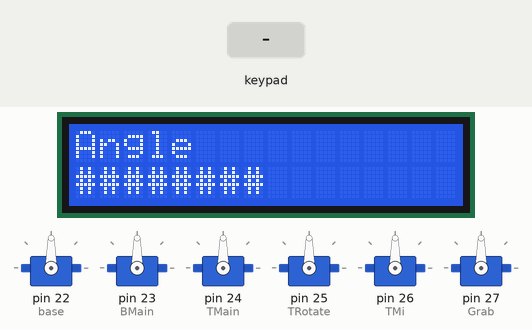
Simulated run of this sketch. Board: Arduino Mega 2560, built with avr-gcc and run on an emulated ATmega2560. On the bench: 6 × servo, 16×2 character LCD. The test bench sets the inputs (shaded band).

Above: at 1.3 s.
1.4 s: keypad keys # # # # # # # # * pressed 0.4 s apart
At 5.1 s:
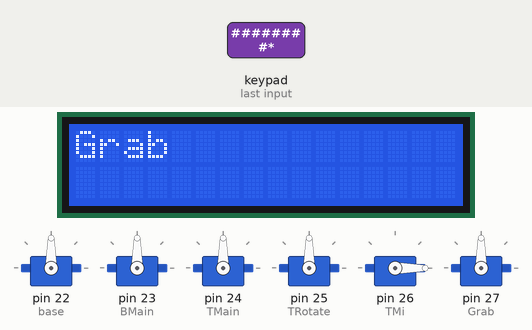
6.5 s: keypad keys 9 8 7 6 A pressed 0.4 s apart
At 8.9 s:
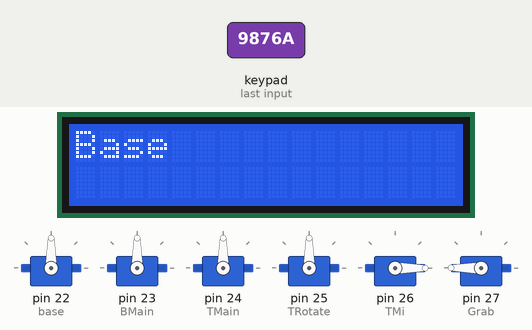
10.0 s: keypad keys 9 8 7 6 D pressed 0.4 s apart
At 12.9 s:
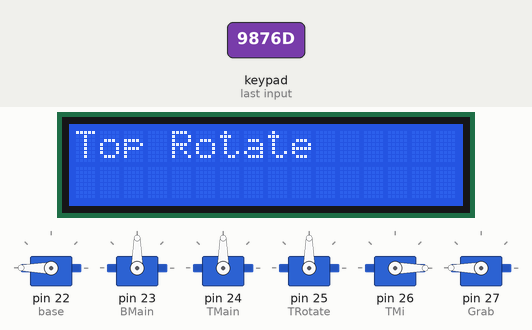
13.5 s: key '1' pressed
At 14.2 s:
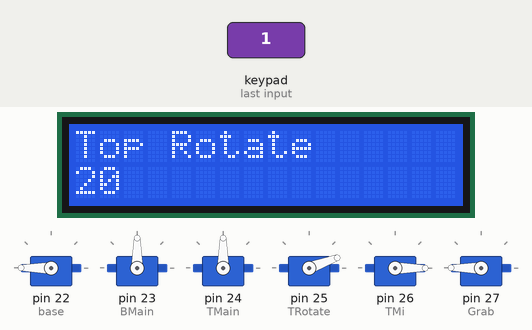
15.0 s: key 'B' pressed
At 15.5 s:
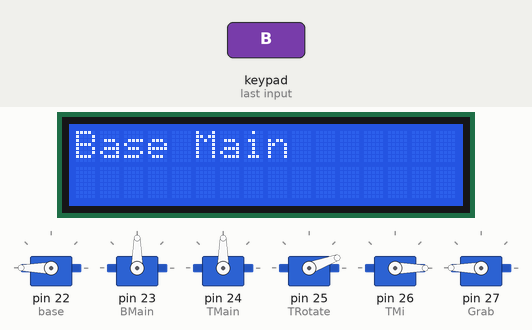
16.5 s: key '2' pressed
At 17.5 s:
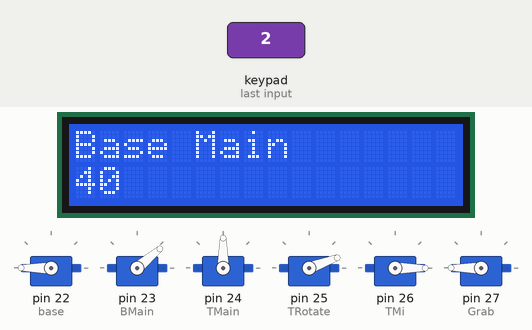
Timing chart, 0 to 19.0 s (numbered marks = the images above; inputs shaded):
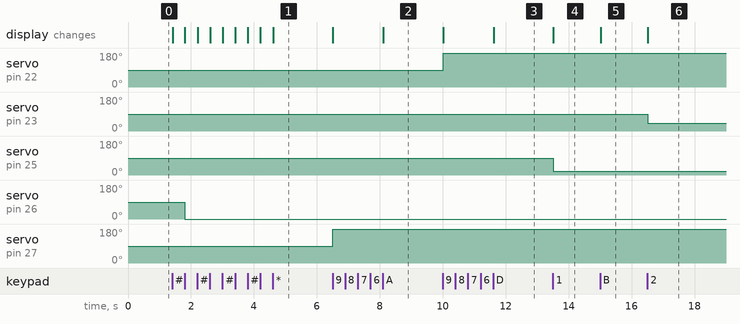

Measured:
- after the input at 1.4 s, servo on pin 26 (TMi): 90° → 0° after 0.41 s; the display: first changes at once (image 1 shows a later state)
- after the input at 6.5 s, servo on pin 27 (Grab): 90° → 180° at once; the display: first changes at once (image 2 shows a later state)
- after the input at 10.0 s, servo on pin 22 (base): 90° → 180° at once; the display: first changes at once (image 3 shows a later state)
- after the input at 13.5 s, servo on pin 25 (TRotate): 90° → 20° at once; the display: changes at once (image 4)
- after the input at 15.0 s, the display: changes at once (image 5)
- after the input at 16.5 s, servo on pin 23 (BMain): 90° → 40° at once; the display: changes at once (image 6)

The sketch:

MY.ino
```cpp
int pressed = -1;
int x = -1;
int y = -1;
int w = -1;
int z = -1;
int m = -1;
int n = -1;
//////////////////////////////////////////////////////////////////
#include <Wire.h>
#include <LiquidCrystal_I2C.h>
LiquidCrystal_I2C lcd(0x3F, 16, 2);
/////////////////////////////////////////////////////////////////////
#include <Servo.h>
Servo base;
Servo BMain;
Servo TMain;
Servo TRotate;
Servo TMi;
Servo Grab;
String Snames[6] = {"Base", "Base Main", "Top Main", "Top Rotate", "Top Main", "Grab"};
//////////////////////////////////////////////////////////////////////
#include <Keypad.h>
char keymap[4][4] =
{
  {'1', '2', '3', 'A'},
  {'4', '5', '6', 'B'},
  {'7', '8', '9', 'C'},
  {'*', '0', '#', 'D'}
};
byte rPins[4] = {9, 8, 7, 6};
byte cPins[4] = {5, 4, 3, 2};
Keypad kpd = Keypad(makeKeymap(keymap), rPins, cPins, 4, 4);
/////////////////////////////////////////////////////////////////////////////////
////////////////////////////////////////////////////////////////////////////////////
void setup() {
  Serial.begin(9600);
  pinMode(36, INPUT_PULLUP);
  /////////////////////////////////////////////////////////////
  pinMode(12, INPUT);
  digitalWrite(8, HIGH);
  pinMode(11, INPUT);
  digitalWrite(7, HIGH);
  pinMode(10, INPUT);
  digitalWrite(6, HIGH);
  /////////////////////////////////////////////////////////
  base.attach(22);
  BMain.attach(23);
  TMain.attach(24);
  TRotate.attach(25);
  TMi.attach(26);
  Grab.attach(27);
  base.write(90);
  BMain.write(90);
  TMain.write(90);
  TRotate.write(90);
  TMi.write(90);
  Grab.write(90);
  ///////////////////////////////////////////////////////////////////
  lcd.init();
  lcd.init();
  lcd.backlight();
  lcd.setCursor(0, 0);
  lcd.print("Angle");
  lcd.setCursor(0, 1);
  lcd.print("########");
}
//////////////////////////////////////////////////////////////
////////////////////////////////////////////////////////////////////////
void loop() {
  char forcase = kpd.getKey();
  if (forcase != NO_KEY)
  {
    switch (forcase) {
      case 'A': {
          lcd.clear();
          lcd.setCursor(0, 0);
          lcd.print("Base");
          int a = kpd.waitForKey() - 48;
          int angle1 = map(a, 0, 9, 0, 180);
          base.write(angle1);
          lcd.setCursor(0, 1);
          lcd.print(angle1);
          break;
        }
      case 'B': {
          lcd.clear();
          lcd.setCursor(0, 0);
          lcd.print("Base Main");
          int b = kpd.waitForKey() - 48;
          int angle2 = map(b, 0, 9, 0, 180);
          BMain.write(angle2);
          lcd.setCursor(0, 1);
          lcd.print(angle2);
          break;
        }
      case 'C': {
          lcd.clear();
          lcd.setCursor(0, 0);
          lcd.print("Top Main");
          int c = kpd.waitForKey() - 48;
          int angle3 = map(c, 0, 9, 0, 180);
          TMain.write(angle3);
          lcd.setCursor(0, 1);
          lcd.print(angle3);
          break;
        }
      case 'D': {
          lcd.clear();
          lcd.setCursor(0, 0);
          lcd.print("Top Rotate");
          int d = kpd.waitForKey() - 48;
          int angle4 = map(d, 0, 9, 0, 180);
          TRotate.write(angle4);
          lcd.setCursor(0, 1);
          lcd.print(angle4);
          break;
        }
      case '#': {
          lcd.clear();
          lcd.setCursor(0, 0);
          lcd.print("Top Min");
          int e = kpd.waitForKey() - 48;
          int angle5 = map(e, 0, 9, 0, 180);
          TMi.write(angle5);
          lcd.setCursor(0, 1);
          lcd.print(angle5);
          break;
        }
      case '*': {
          lcd.clear();
          lcd.setCursor(0, 0);
          lcd.print("Grab");
          int f = kpd.waitForKey() - 48;
          int angle6 = map(f, 0, 9, 0, 180);
          Grab.write(angle6);
          lcd.setCursor(0, 1);
          lcd.print(angle6);
          break;
        }
    }
  }
  /*int angle = 90;
    while (angle < 180 && angle > 0) {
    x = map(analogRead(0), 0, 1023, -10, 10);
    y = map(analogRead(1), 0, 1023, -10, 10);
    w = map(analogRead(2), 0, 1023, -10, 10);
    z = map(analogRead(3), 0, 1023, -10, 10);
    m = map(analogRead(6), 0, 1023, -10, 10);
    n = map(analogRead(7), 0, 1023, -10, 10);
    if (y < -2 || y > 2) {
      angle = angle + y ;
      angle = constrain(angle, 1, 179);
      Serial.println(angle);
      base.write(angle);
      delay(30);
    }
    if (x < -2 || x > 2) {
      angle = angle + x;
      angle = constrain(angle, 1, 179);
      Serial.println(angle);
      BMain.write(angle);
      delay(30);
    }
    if (z < -2 || z > 2) {
      angle = angle + z;
      angle = constrain(angle, 1, 179);
      Serial.println(angle);
      TMain.write(angle);
      delay(30);
    }
    if (w < -2 || w > 2) {
      angle = angle + w;
      angle = constrain(angle, 1, 179);
      Serial.println(angle);
      TRotate.write(angle);
      delay(30);
    }
    if (m < -2 || m > 2) {
      angle = angle + m;
      angle = constrain(angle, 1, 179);
      Serial.println(angle);
      TMi.write(angle);
      delay(30);
    }
    if (n < -2 || n > 2) {
      angle = angle + n;
      angle = constrain(angle, 1, 179);
      Serial.println(angle);
      Grab.write(angle);
      delay(30);
    }
    }*/
}
int getservonames(char input) {
  int index;
  switch (input) {
    case 'A' : {
        index = 0;
      }
    case 'B': {
        index = 1;
      }
    case'C': {
        index = 2;
      }
    case'D' : {
        index = 3;
      }
    case'#' : {
        index = 4;
      }
    case'*': {
        index = 5;
      }
  }
  return index;
}


void motorControl() {
  int id;
  char forcase = kpd.getKey();
  if (forcase != NO_KEY)
  {
    switch (forcase) {
      case 'A': {
          lcd.clear();
          id=getservonames(forcase);
          lcd.setCursor(0, 0);
          lcd.print(Snames[id]);
          int a = kpd.waitForKey() - 48;
          int angle1 = map(a, 0, 9, 0, 180);
          base.write(angle1);
          lcd.setCursor(0, 1);
          lcd.print(angle1);
          break;
        }
      case 'B': {
          lcd.clear();
          id=getservonames(forcase);
          lcd.setCursor(0, 0);
          lcd.print(Snames[id]);
          int b = kpd.waitForKey() - 48;
          int angle2 = map(b, 0, 9, 0, 180);
          BMain.write(angle2);
          lcd.setCursor(0, 1);
          lcd.print(angle2);
          break;
        }
      case 'C': {
          lcd.clear();
          id=getservonames(forcase);
          lcd.setCursor(0, 0);
          lcd.print(Snames[id]);
          int c = kpd.waitForKey() - 48;
          int angle3 = map(c, 0, 9, 0, 180);
          TMain.write(angle3);
          lcd.setCursor(0, 1);
          lcd.print(angle3);
          break;
        }
      case 'D': {
          lcd.clear();
          id=getservonames(forcase);
          lcd.setCursor(0, 0);
          lcd.print(Snames[id]);
          int d = kpd.waitForKey() - 48;
          int angle4 = map(d, 0, 9, 0, 180);
          TRotate.write(angle4);
          lcd.setCursor(0, 1);
          lcd.print(angle4);
          break;
        }
      case '#': {
          lcd.clear();
          id=getservonames(forcase);
          lcd.setCursor(0, 0);
          lcd.print(Snames[id]);
          int e = kpd.waitForKey() - 48;
          int angle5 = map(e, 0, 9, 0, 180);
          TMi.write(angle5);
          lcd.setCursor(0, 1);
          lcd.print(angle5);
          break;
        }
      case '*': {
          lcd.clear();
          id=getservonames(forcase);
          lcd.setCursor(0, 0);
          lcd.print(Snames[id]);
          int f = kpd.waitForKey() - 48;
          int angle6 = map(f, 0, 9, 0, 180);
          Grab.write(angle6);
          lcd.setCursor(0, 1);
          lcd.print(angle6);
          break;
        }
    }
  }
}

void joyControl(Servo servoname,int le) {
  if (le < -2 || le > 2) {
    int angle = 90;
    angle = angle + le;
    angle = constrain(angle, 1, 179);
    Serial.println(angle);
    servoname.write(angle);
    delay(30);
  }
}

void joystick() {
  int angle = 90;
  while (angle < 180 && angle > 0) {
    x = map(analogRead(0), 0, 1023, -10, 10);
    y = map(analogRead(1), 0, 1023, -10, 10);
    w = map(analogRead(2), 0, 1023, -10, 10);
    z = map(analogRead(3), 0, 1023, -10, 10);
    m = map(analogRead(6), 0, 1023, -10, 10);
    n = map(analogRead(7), 0, 1023, -10, 10);
    joyControl(base,x);
    joyControl(BMain,y);
    joyControl(TMain,w);
    joyControl(TRotate,z);
    joyControl(TMi,m);
    joyControl(Grab,n);
  }
}
```
